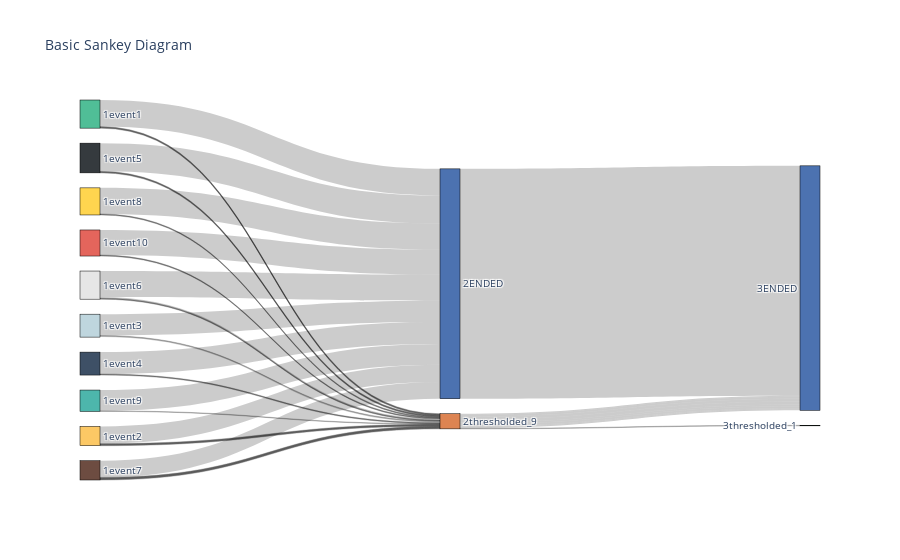

The code cell stored with this chart in its notebook:
### Code cell
import plotly.graph_objects as go

fig = go.Figure(data=[go.Sankey(
    node = dict(
      pad = 15,
      thickness = 20,
      line = dict(color = "black", width = 0.5),
      label = n.step.astype(str) + n.event.astype(str),
      color = n.color
    ),
    link = dict(
      source = l.source_index,
      target = l.target_index,
      value = l.link_user_id
  ))])

fig.update_layout(title_text="Basic Sankey Diagram", font_size=10)
fig.show()

### Figure 1 — Plotly figure (JSON) as saved in the notebook; plotly's stock layout.template omitted (floating-point values rounded to 4 significant figures)
{"data": [{"link": {"source": [7, 7, 7, 7, 5, 5, 5, 0, 0, 0, 0, 0, 3, 3, 3, 4, 4, 4, 9, 9, 9, 9, 8, 8, 8, 8, 1, 1, 1, 1, 1, 1, 6, 6, 6, 2, 2, 11, 10, 10, 10, 10, 10, 10, 10, 10, 10], "target": [11, 10, 10, 10, 11, 10, 10, 11, 10, 10, 10, 10, 11, 10, 10, 11, 10, 10, 11, 10, 10, 10, 11, 10, 10, 10, 11, 10, 10, 10, 10, 10, 11, 10, 10, 11, 10, 13, 13, 13, 13, 13, 13, 13, 13, 12, 13], "value": [51, 1, 1, 1, 48, 1, 1, 33, 1, 1, 1, 1, 41, 1, 2, 42, 1, 1, 54, 1, 1, 1, 50, 2, 1, 1, 32, 1, 1, 1, 1, 1, 50, 1, 1, 40, 1, 441, 2, 4, 5, 6, 3, 4, 2, 1, 2]}, "node": {"color": ["rgb(252,200,101)", "rgb(109,76,65)", "rgb(77,182,172)", "rgb(191,214,222)", "rgb(62,80,102)", "rgb(228,101,92)", "rgb(255,213,79)", "rgb(80,190,151)", "rgb(230,230,230)", "rgb(53,58,62)", "rgb(221,132,82)", "rgb(76,114,176)", "rgb(85,168,104)", "rgb(76,114,176)"], "label": ["1event2", "1event7", "1event9", "1event3", "1event4", "1event10", "1event8", "1event1", "1event6", "1event5", "2thresholded_9", "2ENDED", "3thresholded_1", "3ENDED"], "line": {"color": "black", "width": 0.5}, "pad": 15, "thickness": 20}, "type": "sankey"}], "layout": {"font": {"size": 10}, "title": {"text": "Basic Sankey Diagram"}}}
